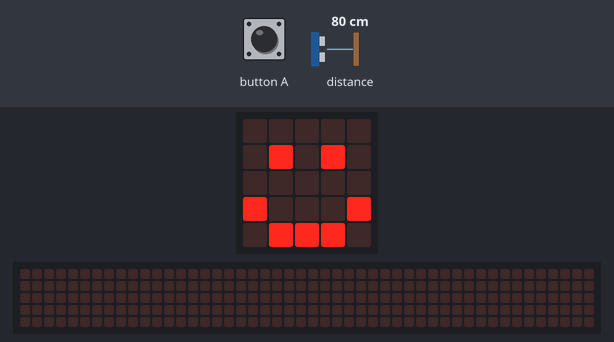
The program below on a simulated BBC micro:bit (MakeCode). Shown: the board's 5×5 LED display, a strip that is not on the board, showing the scrolling text unrolled. Inputs (shaded band) come from the test bench; at power-on: distance to the obstacle 80 cm. The 48×5 strip is a reading aid, not a part: it shows the text the display is scrolling, unrolled, one strip-width of it at a time.

Above: at 1.8 s.
1.9 s: button A pressed for 0.15 s
At 2.28 s:
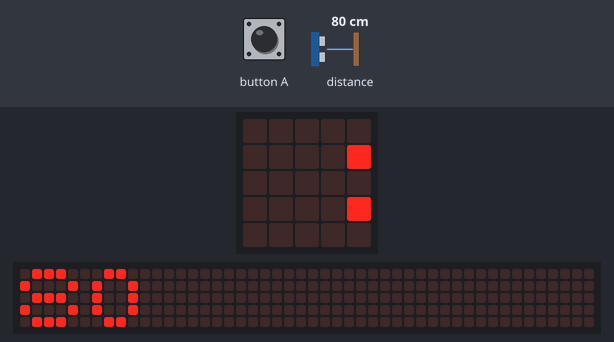
At 4.53 s:
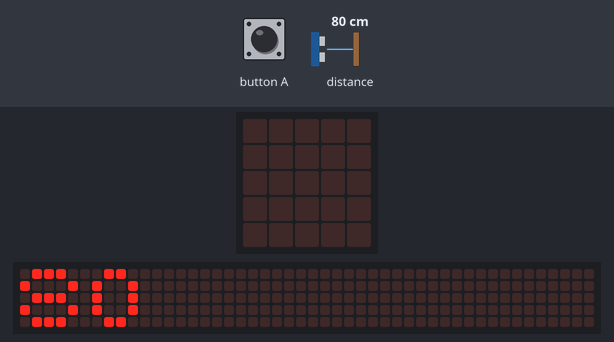
Timing chart, 0 to 6.0 s (numbered marks = the images above; inputs shaded):
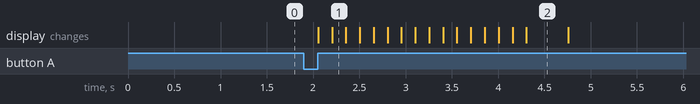

Measured:
- after the input at 1.9 s, the display: first changes after 0.16 s (image 1 shows a later state)
- what the display in image 2 shows lasts 0.5 s, from 4.3 s to 4.8 s

The program:

main.ts
```typescript
// (licence header left out)
// variables
let distanceToObject: number = 0

// setup
basic.clearScreen()
basic.showIcon(IconNames.Happy)

// find distance with sonar
input.onButtonPressed(Button.A, function() {
    basic.clearScreen()
    distanceToObject = sonar.ping(
        DigitalPin.P0,
        DigitalPin.P1,
        PingUnit.Centimeters
    )
    basic.showNumber(distanceToObject)
    basic.showIcon(IconNames.Happy)
})
```
